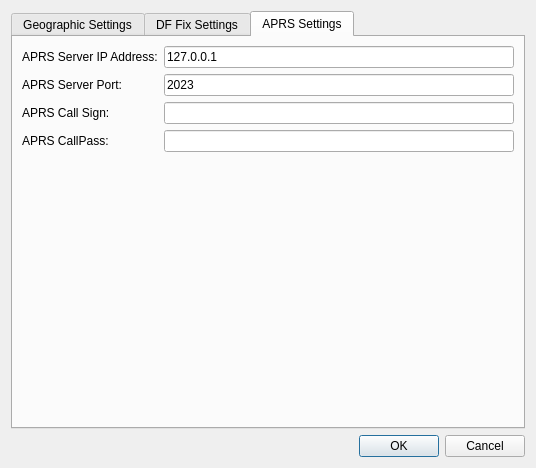
<ui version="4.0" >
 <class>settingsDialog</class>
 <widget class="QDialog" name="settingsDialog" >
  <property name="geometry" >
   <rect>
    <x>0</x>
    <y>0</y>
    <width>536</width>
    <height>468</height>
   </rect>
  </property>
  <property name="windowTitle" >
   <string>Dialog</string>
  </property>
  <layout class="QGridLayout" name="gridLayout_2" >
   <item row="1" column="0" >
    <widget class="QDialogButtonBox" name="buttonBox" >
     <property name="orientation" >
      <enum>Qt::Horizontal</enum>
     </property>
     <property name="standardButtons" >
      <set>QDialogButtonBox::Cancel|QDialogButtonBox::Ok</set>
     </property>
    </widget>
   </item>
   <item row="0" column="0" >
    <widget class="QTabWidget" name="tabWidget" >
     <property name="currentIndex" >
      <number>2</number>
     </property>
     <widget class="QWidget" name="tabCeo" >
      <property name="geometry" >
       <rect>
        <x>0</x>
        <y>0</y>
        <width>514</width>
        <height>384</height>
       </rect>
      </property>
      <attribute name="title" >
       <string>Geographic Settings</string>
      </attribute>
      <layout class="QFormLayout" name="formLayout_2" >
       <item row="0" column="0" >
        <widget class="QLabel" name="label" >
         <property name="text" >
          <string>Default Coordinate System:</string>
         </property>
        </widget>
       </item>
       <item row="0" column="1" >
        <widget class="QComboBox" name="CSComboBox" >
         <item>
          <property name="text" >
           <string>NAD27 Lat/Lon</string>
          </property>
         </item>
         <item>
          <property name="text" >
           <string>WGS84 Lat/Lon</string>
          </property>
         </item>
        </widget>
       </item>
       <item row="1" column="0" >
        <widget class="QLabel" name="label_2" >
         <property name="text" >
          <string>Default Declination:</string>
         </property>
        </widget>
       </item>
       <item row="1" column="1" >
        <widget class="QLineEdit" name="DeclinationLineEdit" >
         <property name="text" >
          <string>9.3</string>
         </property>
        </widget>
       </item>
       <item row="2" column="0" >
        <widget class="QLabel" name="label_3" >
         <property name="text" >
          <string>Default UTM Zone</string>
         </property>
        </widget>
       </item>
       <item row="2" column="1" >
        <widget class="QSpinBox" name="UTMZoneSpinBox" >
         <property name="minimum" >
          <number>1</number>
         </property>
         <property name="maximum" >
          <number>60</number>
         </property>
         <property name="value" >
          <number>13</number>
         </property>
        </widget>
       </item>
      </layout>
     </widget>
     <widget class="QWidget" name="tabDF" >
      <property name="geometry" >
       <rect>
        <x>0</x>
        <y>0</y>
        <width>514</width>
        <height>384</height>
       </rect>
      </property>
      <attribute name="title" >
       <string>DF Fix Settings</string>
      </attribute>
      <layout class="QFormLayout" name="formLayout" >
       <item row="0" column="0" >
        <widget class="QLabel" name="label_4" >
         <property name="text" >
          <string>Minimum Fix Cut Angle:</string>
         </property>
        </widget>
       </item>
       <item row="0" column="1" >
        <widget class="QSpinBox" name="MinFCASpinBox" >
         <property name="maximum" >
          <number>180</number>
         </property>
         <property name="value" >
          <number>5</number>
         </property>
        </widget>
       </item>
      </layout>
     </widget>
     <widget class="QWidget" name="tabAPRS" >
      <property name="geometry" >
       <rect>
        <x>0</x>
        <y>0</y>
        <width>514</width>
        <height>384</height>
       </rect>
      </property>
      <attribute name="title" >
       <string>APRS Settings</string>
      </attribute>
      <layout class="QFormLayout" name="formLayout_3" >
       <item row="0" column="0" >
        <widget class="QLabel" name="label_5" >
         <property name="text" >
          <string>APRS Server IP Address:</string>
         </property>
        </widget>
       </item>
       <item row="0" column="1" >
        <widget class="QLineEdit" name="APRSServerLineEdit" >
         <property name="text" >
          <string>127.0.0.1</string>
         </property>
        </widget>
       </item>
       <item row="1" column="0" >
        <widget class="QLabel" name="label_6" >
         <property name="text" >
          <string>APRS Server Port:</string>
         </property>
        </widget>
       </item>
       <item row="1" column="1" >
        <widget class="QLineEdit" name="APRSServerPortLineEdit" >
         <property name="text" >
          <string>2023</string>
         </property>
        </widget>
       </item>
       <item row="2" column="0" >
        <widget class="QLabel" name="label_7" >
         <property name="text" >
          <string>APRS Call Sign:</string>
         </property>
        </widget>
       </item>
       <item row="2" column="1" >
        <widget class="QLineEdit" name="CallSignLineEdit" >
         <property name="text" >
          <string/>
         </property>
        </widget>
       </item>
       <item row="3" column="0" >
        <widget class="QLabel" name="label_8" >
         <property name="text" >
          <string>APRS CallPass:</string>
         </property>
        </widget>
       </item>
       <item row="3" column="1" >
        <widget class="QLineEdit" name="CallPassLineEdit" />
       </item>
      </layout>
     </widget>
    </widget>
   </item>
  </layout>
 </widget>
 <tabstops>
  <tabstop>tabWidget</tabstop>
  <tabstop>CSComboBox</tabstop>
  <tabstop>DeclinationLineEdit</tabstop>
  <tabstop>UTMZoneSpinBox</tabstop>
  <tabstop>MinFCASpinBox</tabstop>
  <tabstop>APRSServerLineEdit</tabstop>
  <tabstop>APRSServerPortLineEdit</tabstop>
  <tabstop>CallSignLineEdit</tabstop>
  <tabstop>CallPassLineEdit</tabstop>
  <tabstop>buttonBox</tabstop>
 </tabstops>
 <resources/>
 <connections>
  <connection>
   <sender>buttonBox</sender>
   <signal>accepted()</signal>
   <receiver>settingsDialog</receiver>
   <slot>accept()</slot>
   <hints>
    <hint type="sourcelabel" >
     <x>248</x>
     <y>254</y>
    </hint>
    <hint type="destinationlabel" >
     <x>157</x>
     <y>274</y>
    </hint>
   </hints>
  </connection>
  <connection>
   <sender>buttonBox</sender>
   <signal>rejected()</signal>
   <receiver>settingsDialog</receiver>
   <slot>reject()</slot>
   <hints>
    <hint type="sourcelabel" >
     <x>316</x>
     <y>260</y>
    </hint>
    <hint type="destinationlabel" >
     <x>286</x>
     <y>274</y>
    </hint>
   </hints>
  </connection>
 </connections>
</ui>
